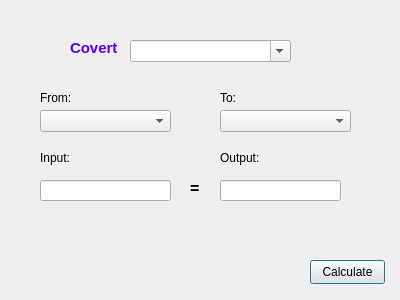
<?xml version="1.0" encoding="UTF-8"?>
<ui version="4.0">
 <class>Dialog</class>
 <widget class="QDialog" name="Dialog">
  <property name="geometry">
   <rect>
    <x>0</x>
    <y>0</y>
    <width>400</width>
    <height>300</height>
   </rect>
  </property>
  <property name="windowTitle">
   <string>Dialog</string>
  </property>
  <widget class="QComboBox" name="cmbox_1">
   <property name="geometry">
    <rect>
     <x>130</x>
     <y>40</y>
     <width>161</width>
     <height>22</height>
    </rect>
   </property>
   <property name="accessibleName">
    <string/>
   </property>
   <property name="editable">
    <bool>true</bool>
   </property>
  </widget>
  <widget class="QLabel" name="label">
   <property name="geometry">
    <rect>
     <x>70</x>
     <y>40</y>
     <width>49</width>
     <height>16</height>
    </rect>
   </property>
   <property name="font">
    <font>
     <pointsize>11</pointsize>
     <bold>true</bold>
    </font>
   </property>
   <property name="styleSheet">
    <string notr="true">color: rgb(85, 0, 255);</string>
   </property>
   <property name="text">
    <string>Covert</string>
   </property>
  </widget>
  <widget class="QLabel" name="label_2">
   <property name="geometry">
    <rect>
     <x>40</x>
     <y>90</y>
     <width>49</width>
     <height>16</height>
    </rect>
   </property>
   <property name="text">
    <string>From:</string>
   </property>
  </widget>
  <widget class="QLabel" name="label_3">
   <property name="geometry">
    <rect>
     <x>220</x>
     <y>90</y>
     <width>49</width>
     <height>16</height>
    </rect>
   </property>
   <property name="text">
    <string>To:</string>
   </property>
  </widget>
  <widget class="QComboBox" name="cmbox_from">
   <property name="geometry">
    <rect>
     <x>40</x>
     <y>110</y>
     <width>131</width>
     <height>22</height>
    </rect>
   </property>
  </widget>
  <widget class="QComboBox" name="cmbox_to">
   <property name="geometry">
    <rect>
     <x>220</x>
     <y>110</y>
     <width>131</width>
     <height>22</height>
    </rect>
   </property>
  </widget>
  <widget class="QLabel" name="lb_in">
   <property name="geometry">
    <rect>
     <x>40</x>
     <y>150</y>
     <width>49</width>
     <height>16</height>
    </rect>
   </property>
   <property name="text">
    <string>Input:</string>
   </property>
  </widget>
  <widget class="QLabel" name="label_5">
   <property name="geometry">
    <rect>
     <x>220</x>
     <y>150</y>
     <width>49</width>
     <height>16</height>
    </rect>
   </property>
   <property name="text">
    <string>Output:</string>
   </property>
  </widget>
  <widget class="QLineEdit" name="textbox_in">
   <property name="geometry">
    <rect>
     <x>40</x>
     <y>180</y>
     <width>131</width>
     <height>21</height>
    </rect>
   </property>
  </widget>
  <widget class="QLineEdit" name="textbox_out">
   <property name="geometry">
    <rect>
     <x>220</x>
     <y>180</y>
     <width>121</width>
     <height>21</height>
    </rect>
   </property>
  </widget>
  <widget class="QPushButton" name="btn_cal">
   <property name="geometry">
    <rect>
     <x>310</x>
     <y>260</y>
     <width>75</width>
     <height>24</height>
    </rect>
   </property>
   <property name="text">
    <string>Calculate</string>
   </property>
  </widget>
  <widget class="QLabel" name="label_4">
   <property name="geometry">
    <rect>
     <x>190</x>
     <y>180</y>
     <width>16</width>
     <height>16</height>
    </rect>
   </property>
   <property name="font">
    <font>
     <pointsize>12</pointsize>
     <bold>true</bold>
    </font>
   </property>
   <property name="text">
    <string>=</string>
   </property>
  </widget>
 </widget>
 <resources/>
 <connections/>
</ui>
